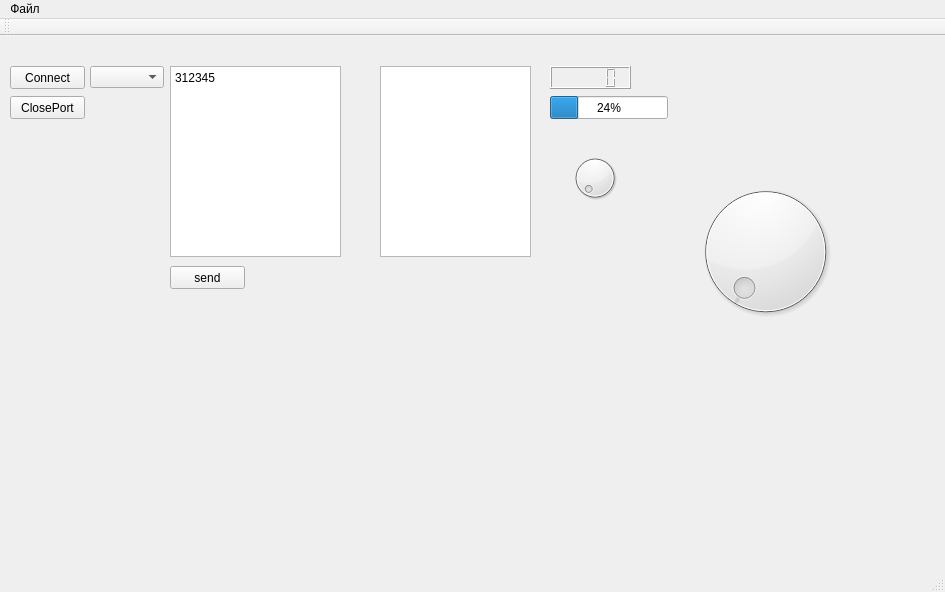
<?xml version="1.0" encoding="UTF-8"?>
<ui version="4.0">
 <class>MainWindow</class>
 <widget class="QMainWindow" name="MainWindow">
  <property name="geometry">
   <rect>
    <x>0</x>
    <y>0</y>
    <width>945</width>
    <height>592</height>
   </rect>
  </property>
  <property name="windowTitle">
   <string>MainWindow</string>
  </property>
  <widget class="QWidget" name="centralWidget">
   <widget class="QPushButton" name="pushButton">
    <property name="geometry">
     <rect>
      <x>10</x>
      <y>60</y>
      <width>75</width>
      <height>23</height>
     </rect>
    </property>
    <property name="text">
     <string>ClosePort</string>
    </property>
   </widget>
   <widget class="QPlainTextEdit" name="plainTextEdit">
    <property name="geometry">
     <rect>
      <x>170</x>
      <y>30</y>
      <width>171</width>
      <height>191</height>
     </rect>
    </property>
    <property name="plainText">
     <string>312345</string>
    </property>
   </widget>
   <widget class="QComboBox" name="comboBox">
    <property name="geometry">
     <rect>
      <x>90</x>
      <y>30</y>
      <width>74</width>
      <height>22</height>
     </rect>
    </property>
   </widget>
   <widget class="QPushButton" name="pushButton_2">
    <property name="geometry">
     <rect>
      <x>10</x>
      <y>30</y>
      <width>75</width>
      <height>23</height>
     </rect>
    </property>
    <property name="text">
     <string>Connect</string>
    </property>
   </widget>
   <widget class="QTextEdit" name="textEdit">
    <property name="geometry">
     <rect>
      <x>380</x>
      <y>30</y>
      <width>151</width>
      <height>191</height>
     </rect>
    </property>
   </widget>
   <widget class="QLCDNumber" name="lcdNumber">
    <property name="geometry">
     <rect>
      <x>550</x>
      <y>30</y>
      <width>81</width>
      <height>23</height>
     </rect>
    </property>
   </widget>
   <widget class="QProgressBar" name="progressBar">
    <property name="geometry">
     <rect>
      <x>550</x>
      <y>60</y>
      <width>118</width>
      <height>23</height>
     </rect>
    </property>
    <property name="value">
     <number>24</number>
    </property>
   </widget>
   <widget class="QDial" name="dial">
    <property name="geometry">
     <rect>
      <x>570</x>
      <y>110</y>
      <width>50</width>
      <height>64</height>
     </rect>
    </property>
   </widget>
   <widget class="QDial" name="dial_2">
    <property name="geometry">
     <rect>
      <x>690</x>
      <y>110</y>
      <width>151</width>
      <height>211</height>
     </rect>
    </property>
   </widget>
   <widget class="QPushButton" name="pushButton_3">
    <property name="geometry">
     <rect>
      <x>170</x>
      <y>230</y>
      <width>75</width>
      <height>23</height>
     </rect>
    </property>
    <property name="text">
     <string>send</string>
    </property>
   </widget>
  </widget>
  <widget class="QMenuBar" name="menuBar">
   <property name="geometry">
    <rect>
     <x>0</x>
     <y>0</y>
     <width>945</width>
     <height>18</height>
    </rect>
   </property>
   <widget class="QMenu" name="menu">
    <property name="title">
     <string>Файл</string>
    </property>
   </widget>
   <addaction name="menu"/>
  </widget>
  <widget class="QToolBar" name="mainToolBar">
   <attribute name="toolBarArea">
    <enum>TopToolBarArea</enum>
   </attribute>
   <attribute name="toolBarBreak">
    <bool>false</bool>
   </attribute>
  </widget>
  <widget class="QStatusBar" name="statusBar">
   <property name="minimumSize">
    <size>
     <width>0</width>
     <height>50</height>
    </size>
   </property>
   <property name="toolTip">
    <string>5555</string>
   </property>
  </widget>
 </widget>
 <layoutdefault spacing="6" margin="11"/>
 <resources/>
 <connections/>
</ui>
